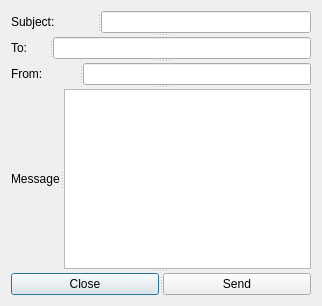
<?xml version="1.0" encoding="UTF-8"?>
<ui version="4.0">
 <class>Dialog</class>
 <widget class="QDialog" name="Dialog">
  <property name="geometry">
   <rect>
    <x>0</x>
    <y>0</y>
    <width>322</width>
    <height>306</height>
   </rect>
  </property>
  <property name="windowTitle">
   <string>Dialog</string>
  </property>
  <layout class="QVBoxLayout" name="verticalLayout">
   <item>
    <widget class="QSplitter" name="splitter_6">
     <property name="orientation">
      <enum>Qt::Vertical</enum>
     </property>
     <widget class="QSplitter" name="splitter_2">
      <property name="orientation">
       <enum>Qt::Horizontal</enum>
      </property>
      <widget class="QLabel" name="label">
       <property name="text">
        <string>Subject:</string>
       </property>
      </widget>
      <widget class="QLineEdit" name="lineEdit"/>
     </widget>
     <widget class="QSplitter" name="splitter">
      <property name="orientation">
       <enum>Qt::Horizontal</enum>
      </property>
      <widget class="QLabel" name="label_2">
       <property name="text">
        <string>To:</string>
       </property>
      </widget>
      <widget class="QLineEdit" name="lineEdit_2"/>
     </widget>
     <widget class="QSplitter" name="splitter_3">
      <property name="orientation">
       <enum>Qt::Horizontal</enum>
      </property>
      <widget class="QLabel" name="label_3">
       <property name="text">
        <string>From:</string>
       </property>
      </widget>
      <widget class="QLineEdit" name="lineEdit_3"/>
     </widget>
     <widget class="QSplitter" name="splitter_4">
      <property name="orientation">
       <enum>Qt::Horizontal</enum>
      </property>
      <widget class="QLabel" name="label_4">
       <property name="text">
        <string>Message</string>
       </property>
      </widget>
      <widget class="QTextEdit" name="textEdit"/>
     </widget>
     <widget class="QSplitter" name="splitter_5">
      <property name="orientation">
       <enum>Qt::Horizontal</enum>
      </property>
      <widget class="QPushButton" name="pushButton_2">
       <property name="text">
        <string>Close</string>
       </property>
      </widget>
      <widget class="QPushButton" name="pushButton">
       <property name="text">
        <string>Send</string>
       </property>
      </widget>
     </widget>
    </widget>
   </item>
  </layout>
 </widget>
 <resources/>
 <connections/>
</ui>
